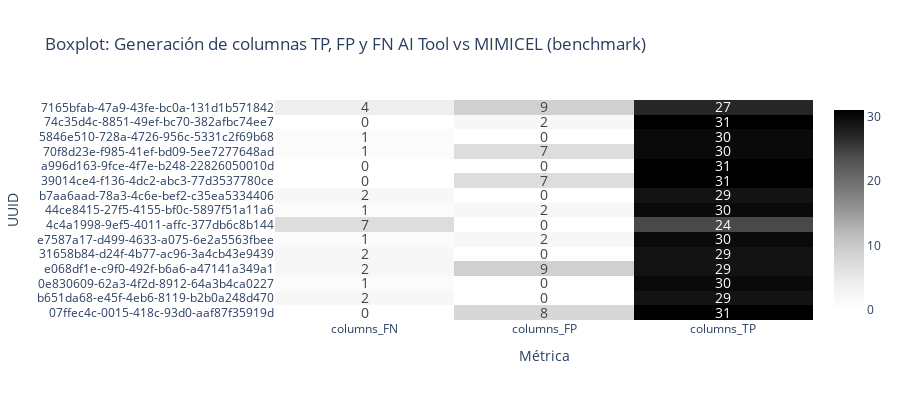

Notebook code cell kept with this figure:
### Markdown cell above
- **True Positive (TP)**: Columnas **esperadas** en MIMICEL y **generadas** por la AI Tool.  
- **False Negative (FN)**: Columnas **esperadas** en MIMICEL y **no generadas** por la AI Tool.  
- **False Positive (FP)**: Columnas **no esperadas** en MIMICEL y **generadas** por la AI Tool.

### Code cell
# Resumen de las métricas de rendimiento de la clasificación de columnas de la AI Tool
# en la replicación del dataset de control MIMICEL (benchmark)
display(df_columns[['columns_f1', 'columns_precision', 'columns_recall']].describe().round(2))

# Generamos un heatmap con el rendimiento de la clasificación de columnas
# generadas por la AI Tool vs las columnas esperadas en MIMICEL (benchmark)
heatmap(
    df_columns,
    title="Boxplot: Generación de columnas TP, FP y FN AI Tool vs MIMICEL (benchmark)",
    value_columns=['columns_TP', 'columns_FP', 'columns_FN'],
    text_format='%{text}',
    height=400
    )

### Figure 1 — Plotly figure (JSON) as saved in the notebook; plotly's stock layout.template omitted (floating-point values rounded to 4 significant figures)
{"data": [{"colorscale": [[0, "rgb(255,255,255)"], [0.125, "rgb(240,240,240)"], [0.25, "rgb(217,217,217)"], [0.375, "rgb(189,189,189)"], [0.5, "rgb(150,150,150)"], [0.625, "rgb(115,115,115)"], [0.75, "rgb(82,82,82)"], [0.875, "rgb(37,37,37)"], [1, "rgb(0,0,0)"]], "hoverongaps": false, "text": [[0, 8, 31], [2, 0, 29], [1, 0, 30], [2, 9, 29], [2, 0, 29], [1, 2, 30], [7, 0, 24], [1, 2, 30], [2, 0, 29], [0, 7, 31], [0, 0, 31], [1, 7, 30], [1, 0, 30], [0, 2, 31], [4, 9, 27]], "textfont": {"size": 14}, "texttemplate": "%{text}", "type": "heatmap", "x": ["columns_FN", "columns_FP", "columns_TP"], "y": ["07ffec4c-0015-418c-93d0-aaf87f35919d", "b651da68-e45f-4eb6-8119-b2b0a248d470", "0e830609-62a3-4f2d-8912-64a3b4ca0227", "e068df1e-c9f0-492f-b6a6-a47141a349a1", "31658b84-d24f-4b77-ac96-3a4cb43e9439", "e7587a17-d499-4633-a075-6e2a5563fbee", "4c4a1998-9ef5-4011-affc-377db6c8b144", "44ce8415-27f5-4155-bf0c-5897f51a11a6", "b7aa6aad-78a3-4c6e-bef2-c35ea5334406", "39014ce4-f136-4dc2-abc3-77d3537780ce", "a996d163-9fce-4f7e-b248-22826050010d", "70f8d23e-f985-41ef-bd09-5ee7277648ad", "5846e510-728a-4726-956c-5331c2f69b68", "74c35d4c-8851-49ef-bc70-382afbc74ee7", "7165bfab-47a9-43fe-bc0a-131d1b571842"], "z": [[0, 8, 31], [2, 0, 29], [1, 0, 30], [2, 9, 29], [2, 0, 29], [1, 2, 30], [7, 0, 24], [1, 2, 30], [2, 0, 29], [0, 7, 31], [0, 0, 31], [1, 7, 30], [1, 0, 30], [0, 2, 31], [4, 9, 27]]}], "layout": {"height": 400, "title": {"text": "Boxplot: Generación de columnas TP, FP y FN AI Tool vs MIMICEL (benchmark)"}, "xaxis": {"title": {"text": "Métrica"}}, "yaxis": {"title": {"text": "UUID"}}}}
